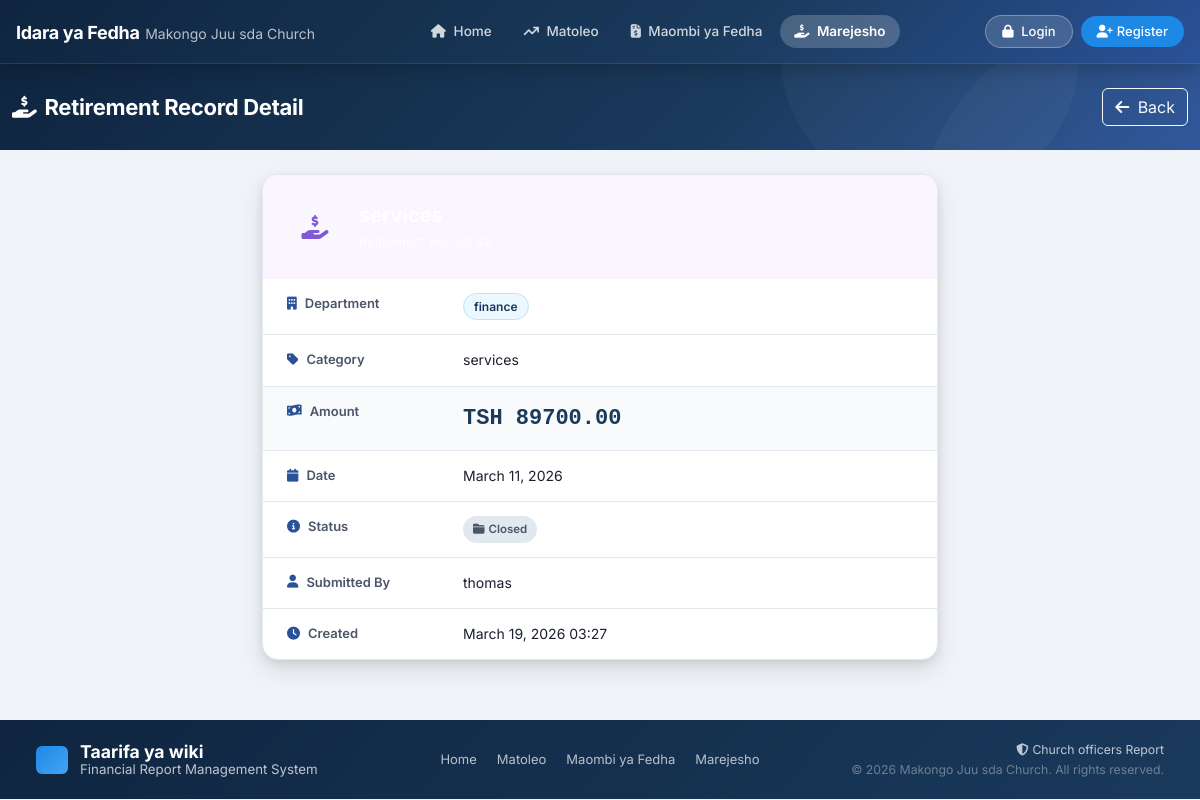
The page /retirement/2/detail/ on the database as committed earlier.
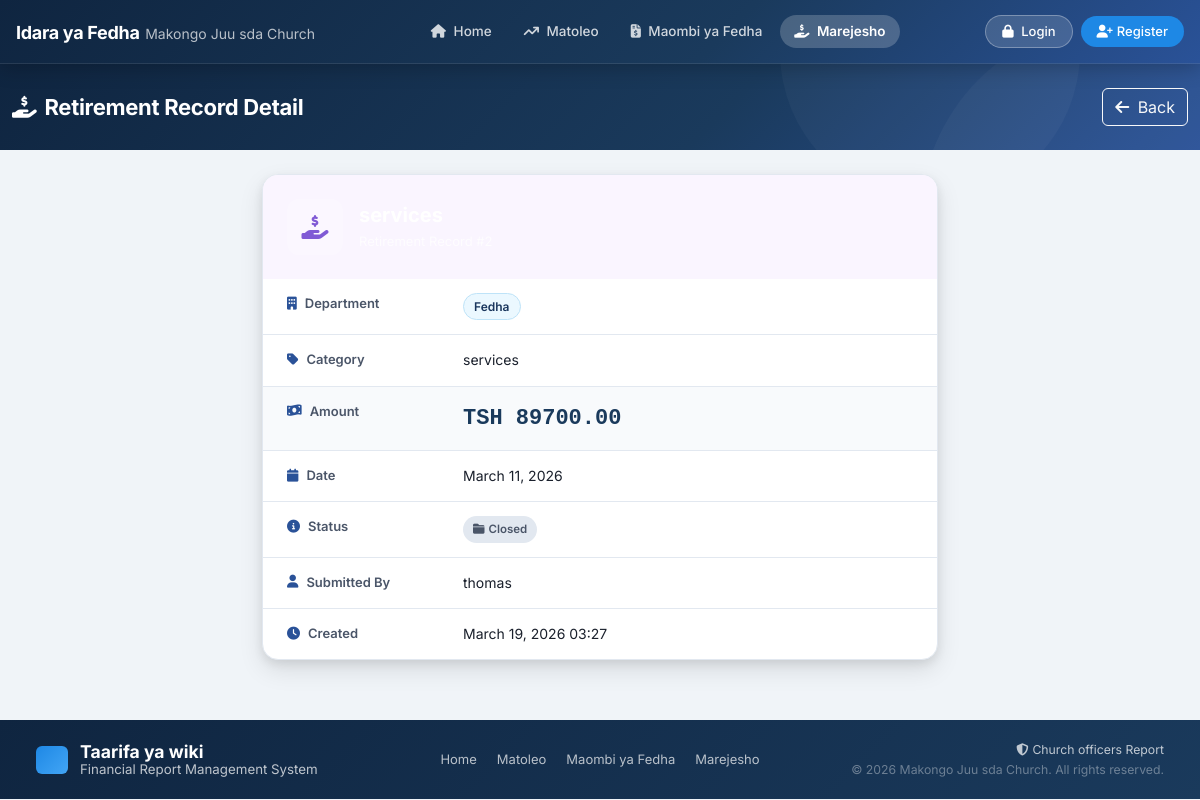
The same page on the database as committed later.
### dashboard/models.py (models this page shows, shortened)
class Retirement(models.Model):
    department = models.CharField(max_length=50, choices=DEPARTMENT_CHOICES)
    category = models.CharField(max_length=200)
    amount = models.DecimalField(max_digits=20, decimal_places=2)
    description = models.TextField(blank=True)
    status = models.CharField(max_length=10, choices=STATUS_CHOICES_RETIREMENT, default='open')
    submitted_by = models.ForeignKey(User, on_delete=models.SET_NULL, null=True, blank=True, related_name='retirements')
    date = models.DateField(default=timezone.now)
    created_at = models.DateTimeField(auto_now_add=True)
    updated_at = models.DateTimeField(auto_now=True)
    notes = models.TextField(blank=True)
    class Meta:
        ordering = ['-date', '-created_at']

### dashboard/views.py (the view)
# urls.py: path('retirement/<int:pk>/detail/', views.retirement_detail, name='retirement_detail'),
def retirement_detail(request, pk):
    retirement = get_object_or_404(Retirement, pk=pk)
    return render(request, 'dashboard/retirement_detail.html', {'retirement': retirement, 'active_tab': 'retirement'})

### templates/dashboard/retirement_detail.html (shortened to what this page needs)
{% extends 'base.html' %}
{% load static %}
{% block content %}
<div class="page-wrapper">
    <div class="page-header">
        <div class="container-fluid">
            <div class="row align-items-center">
                <div class="col">
                    <h1 class="page-title"><i class="fas fa-hand-holding-dollar me-2"></i>Retirement Record Detail</h1>
                </div>
                <div class="col-auto d-flex gap-2">
                    <a href="{% url 'retirement' %}" class="btn btn-outline-light">
                        <i class="fas fa-arrow-left me-1"></i> Back
                    </a>
                </div>
            </div>
        </div>
    </div>
    <div class="container-fluid py-4">
        <div class="row justify-content-center">
            <div class="col-lg-7">
                <div class="detail-card">
                    <div class="detail-card-header retirement-bg">
                        <div class="detail-icon"><i class="fas fa-hand-holding-dollar"></i></div>
                        <div>
                            <h4>{{ retirement.category }}</h4>
                            <p>Retirement Record #{{ retirement.pk }}</p>
                        </div>
                    </div>
                    <div class="detail-card-body">
                        <div class="detail-row">
                            <span class="detail-label"><i class="fas fa-building me-2"></i>Department</span>
                            <span class="detail-value"><span class="dept-badge">{{ retirement.get_department_display }}</span></span>
                        </div>
                        <div class="detail-row">
                            <span class="detail-label"><i class="fas fa-tag me-2"></i>Category</span>
                            <span class="detail-value">{{ retirement.category }}</span>
                        </div>
                        <div class="detail-row highlight">
                            <span class="detail-label"><i class="fas fa-money-bill-wave me-2"></i>Amount</span>
                            <span class="detail-value amount-large">TSH {{ retirement.amount|floatformat:2 }}</span>
                        </div>
                        <div class="detail-row">
                            <span class="detail-label"><i class="fas fa-calendar me-2"></i>Date</span>
                            <span class="detail-value">{{ retirement.date|date:"F d, Y" }}</span>
                        </div>
                        <div class="detail-row">
                            <span class="detail-label"><i class="fas fa-info-circle me-2"></i>Status</span>
                            <span class="detail-value">
                                <span class="status-badge status-ret-{{ retirement.status }}">
                                    {% if retirement.status == 'closed' %}
                                        <i class="fas fa-folder-closed me-1"></i>Closed
                                    {% else %}
                                        <i class="fas fa-folder-open me-1"></i>Open
                                    {% endif %}
                                </span>
                            </span>
                        </div>
                        <div class="detail-row">
                            <span class="detail-label"><i class="fas fa-user me-2"></i>Submitted By</span>
                            <span class="detail-value">{{ retirement.submitted_by.get_full_name|default:retirement.submitted_by.username|default:"System" }}</span>
                        </div>
                        <div class="detail-row">
                            <span class="detail-label"><i class="fas fa-clock me-2"></i>Created</span>
                            <span class="detail-value">{{ retirement.created_at|date:"F d, Y H:i" }}</span>
                        </div>
                    </div>
                </div>
            </div>
        </div>
    </div>
</div>
{% endblock %}

Rows that differ between the two databases and show on the page:
changed Retirement "services": department "finance" → "Fedha"
